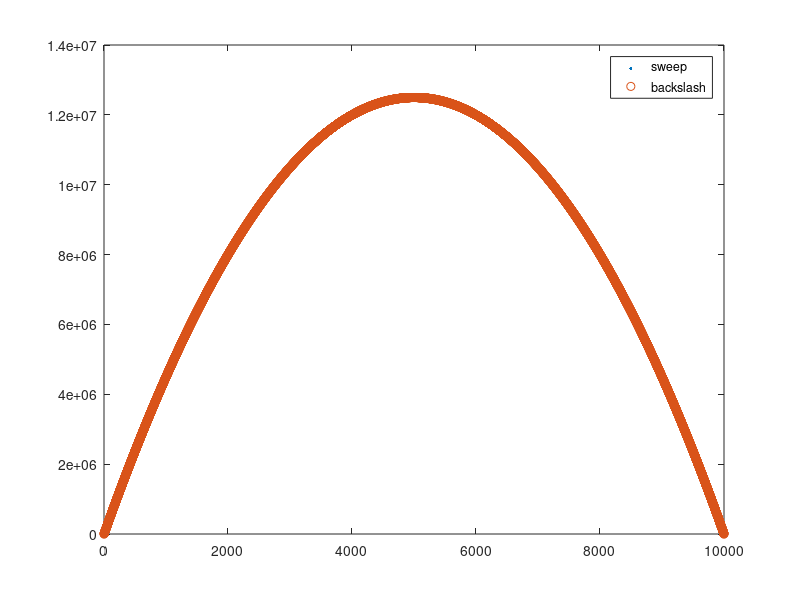

The MATLAB script that drew this image:
clear;
clc;
% доработка задать массив вместо N, получить разные значения Time_sweep и
% Time_backslash для каждого N, нарисвать график semilogy(N, Time-sweep, N, Time_backslash)
N = 10000;
%x(1) = x(n) = 0 (потому что взяли такие же q)

a = ones(N, 1);
b = a;
c = a + b;

alp = zeros(N, 1);
bet = alp;

alp(2) = 0;
bet(2) = 0;
f = -1 * ones(N, 1);

tic
    for m=2:N
        alp(m+1) = (b(m)) /( c(m) - a(m)*alp(m));
        bet(m+1) = (a(m)*bet(m)-f(m) ) / (c(m) - a(m)*alp(m));
    end
    
    x(N) = 0;
    
    for m=N-1:-1:1
        x(m) = alp(m+1) * x(m+1) + bet(m+1);
    end
Time_sweep = toc

x;

%spdiags строит диагональную матрицу
% первая и последняя строка матрицы А равны 0, поэтому их не добавляем (N-2, N-2)
A = spdiags([a(2:N-1),-c(2:N-1),b(2:N-1)], -1:1, N-2, N-2);
full(A);
F = f(2:N-1);

tic
    X = A\F;
Time_backslash = toc

X = [0; X; 0];

plot(1:N, x, '.', 1:N, X, 'o')
legend('sweep', 'backslash');


